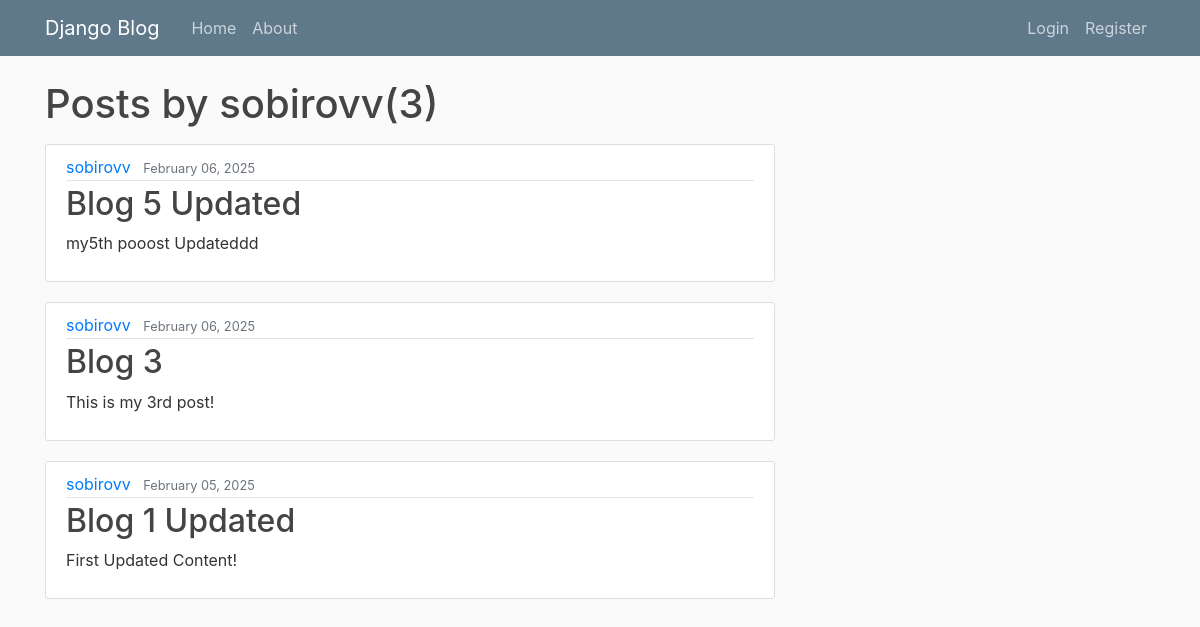
Page /user/sobirovv/ on the earlier database version.
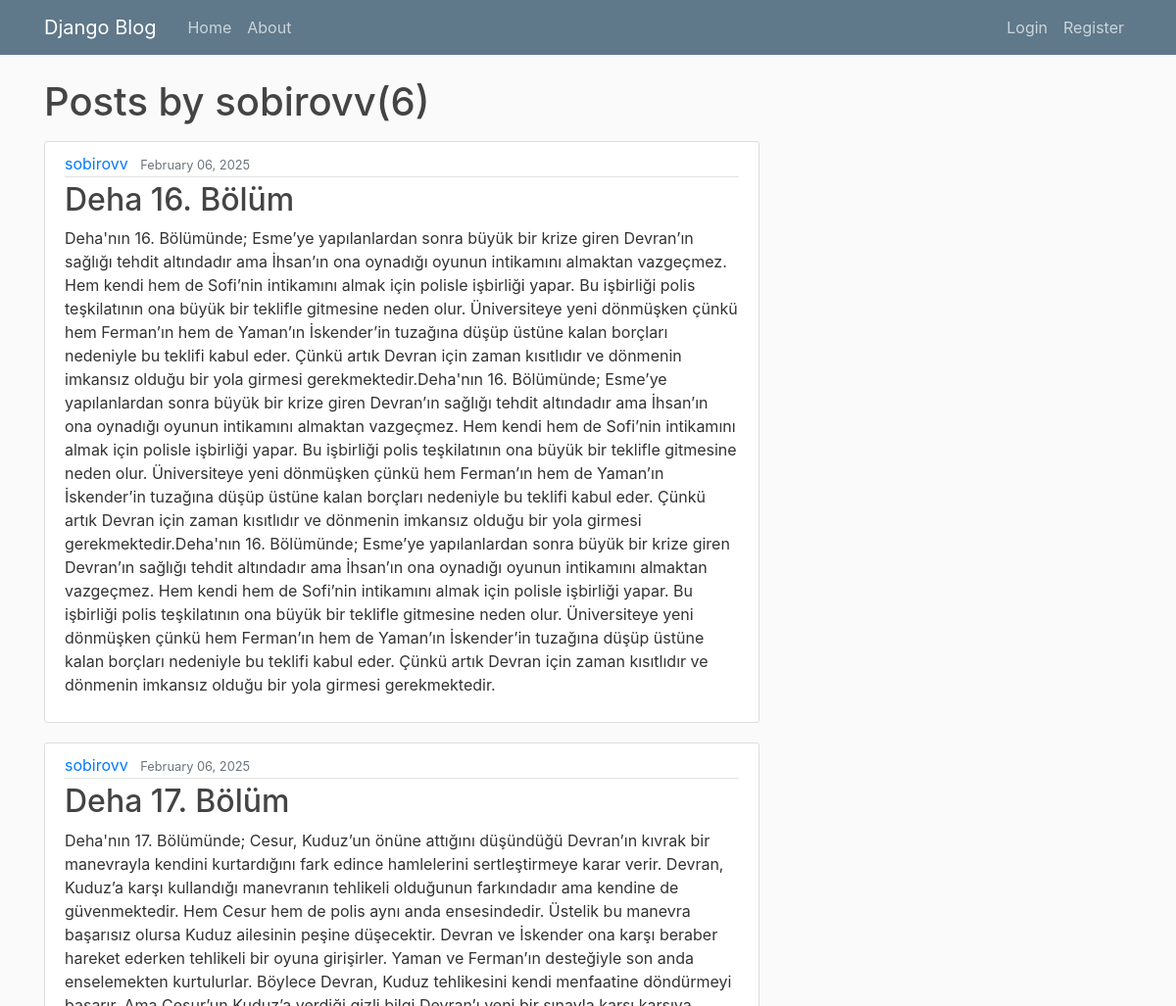
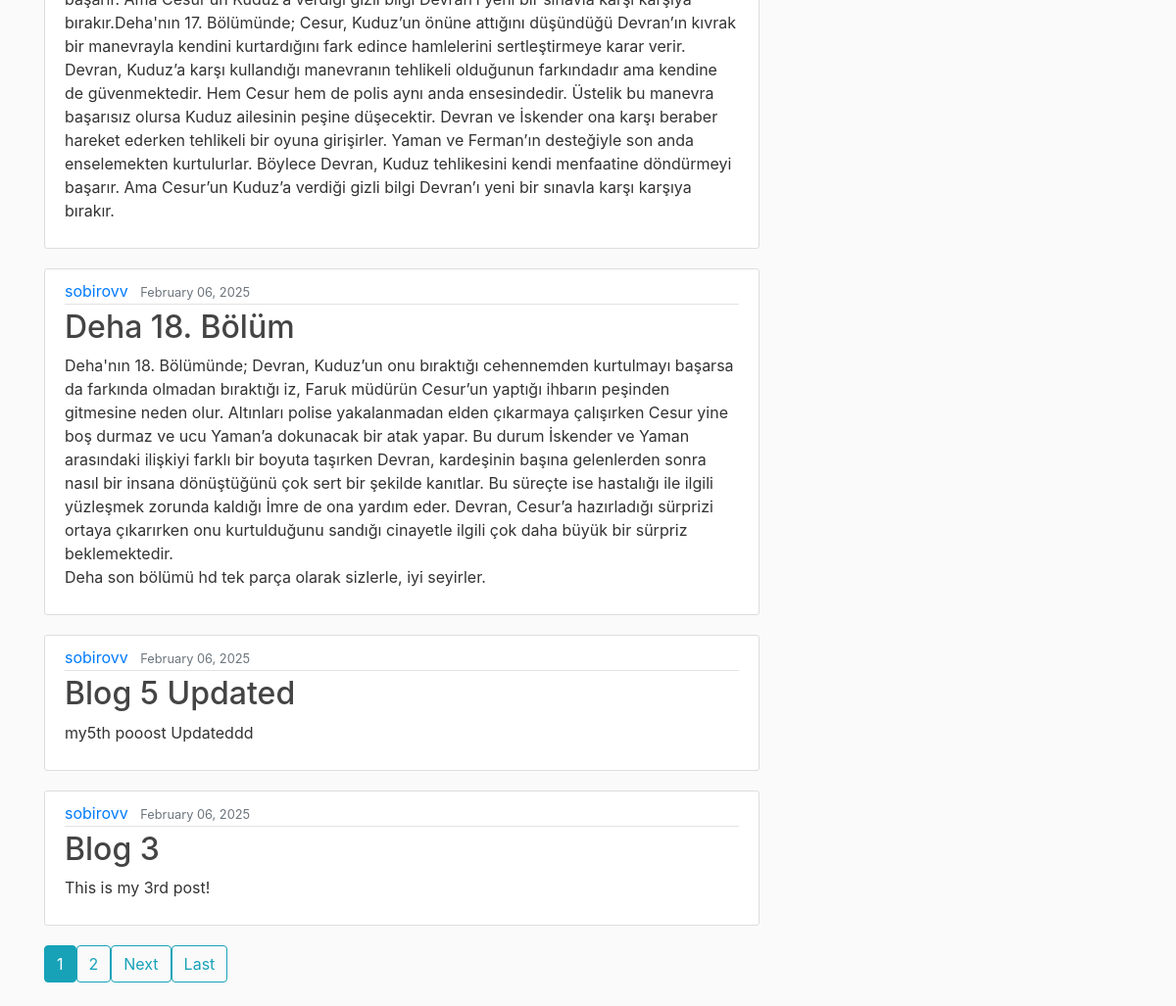
Same page on the later database version (2 pictures, top to bottom).
### blog/models.py (models this page shows, shortened)
class Post(models.Model):
    title = models.CharField(max_length=100)
    content = models.TextField()
    date_posted = models.DateTimeField(default=timezone.now) # it populates with current timeif we dont provide anything
    author = models.ForeignKey(User,on_delete=models.CASCADE)

### blog/views.py (the view)
# urls.py: path('user/<str:username>/', UserPostListView.as_view(), name='user-posts'),
class UserPostListView(ListView):
    model = Post
    template_name = 'blog/user_posts.html'  # This template should be created
    context_object_name = 'posts'
    paginate_by = 5
    def get_queryset(self):
        user = get_object_or_404(User, username=self.kwargs.get('username'))
        return Post.objects.filter(author=user).order_by('-date_posted')

### blog/templates/blog/user_posts.html (shortened to what this page needs)
{% extends "blog/base.html" %}
{% block content %}
    <h1 class="mb-3">Posts by {{ view.kwargs.username }}({{ page_obj.paginator.count }})</h1>
    {% for post in posts %}
        <article class="media content-section">
          <div class="media-body">
            <div class="article-metadata">
              <a class="mr-2" href="{% url 'user-posts' post.author.username %}">{{ post.author }}</a>
              <small class="text-muted">{{ post.date_posted|date:"F d, Y" }}</small>
            </div>
            <h2><a class="article-title" href="{% url 'post-detail' post.id %}">{{ post.title }}</a></h2>
            <p class="article-content">{{ post.content }}</p>
          </div>
        </article>
    {% empty %}
        <p>No posts found.</p>
    {% endfor %}
    {% if is_paginated %}
      <div class="pagination">
        {% for num in page_obj.paginator.page_range %}
          {% if page_obj.number and num == page_obj.number %}
            <a class="btn btn-info mb-4" href="?page={{ num }}">{{ num }}</a>
          {% elif page_obj.number and num > page_obj.number|add:"-3" and num < page_obj.number|add:"3" %}
            <a class="btn btn-outline-info mb-4" href="?page={{ num }}">{{ num }}</a>
          {% endif %}
        {% endfor %}
        {% if page_obj.has_next %}
          <a class="btn btn-outline-info mb-4" href="?page={{ page_obj.next_page_number }}">Next</a>
          <a class="btn btn-outline-info mb-4" href="?page={{ page_obj.paginator.num_pages }}">Last</a>
        {% endif %}
      </div>
    {% endif %}
{% endblock content %}

Differences in the rows shown:
no longer on this page (row unchanged): Post: author "sobirovv", date_posted "February 05, 2025", title "Blog 1 Updated", content "First Updated Content!"
added Post: author "sobirovv", date_posted "February 06, 2025", title "Deha 16. Bölüm", content "Deha'nın 16. Bölümünde; Esme’ye yapılanlardan sonra büyük bir krize giren Devran’ın sağlığı tehdit altındadır ama İhsan’ın ona oynadığı oyunun intikamını almaktan vazgeçmez. Hem kendi hem de Sofi’nin intikamını almak için polisle işbirliği yapar. Bu işbirliği polis teşkilatının ona büyük bir teklifle gitmesine neden olur. Üniversiteye yeni dönmüşken çünkü hem Ferman’ın hem de Yaman’ın İskender’in tuzağına düşüp üstüne kalan borçları nedeniyle bu teklifi kabul eder. Çünkü artık Devran için zaman kısıtlıdır ve dönmenin imkansız olduğu bir yola girmesi gerekmektedir.Deha'nın 16. Bölümünde; Esme’ye yapılanlardan sonra büyük bir krize giren Devran’ın sağlığı tehdit altındadır ama İhsan’ın ona…"
added Post: author "sobirovv", date_posted "February 06, 2025", title "Deha 17. Bölüm", content "Deha'nın 17. Bölümünde; Cesur, Kuduz’un önüne attığını düşündüğü Devran’ın kıvrak bir manevrayla kendini kurtardığını fark edince hamlelerini sertleştirmeye karar verir. Devran, Kuduz’a karşı kullandığı manevranın tehlikeli olduğunun farkındadır ama kendine de güvenmektedir. Hem Cesur hem de polis aynı anda ensesindedir. Üstelik bu manevra başarısız olursa Kuduz ailesinin peşine düşecektir. Devran ve İskender ona karşı beraber hareket ederken tehlikeli bir oyuna girişirler. Yaman ve Ferman’ın desteğiyle son anda enselemekten kurtulurlar. Böylece Devran, Kuduz tehlikesini kendi menfaatine döndürmeyi başarır. Ama Cesur’un Kuduz’a verdiği gizli bilgi Devran’ı yeni bir sınavla karşı karşıya…"
added Post: author "sobirovv", date_posted "February 06, 2025", title "Deha 18. Bölüm", content "Deha'nın 18. Bölümünde; Devran, Kuduz’un onu bıraktığı cehennemden kurtulmayı başarsa da farkında olmadan bıraktığı iz, Faruk müdürün Cesur’un yaptığı ihbarın peşinden gitmesine neden olur. Altınları polise yakalanmadan elden çıkarmaya çalışırken Cesur yine boş durmaz ve ucu Yaman’a dokunacak bir atak yapar. Bu durum İskender ve Yaman arasındaki ilişkiyi farklı bir boyuta taşırken Devran, kardeşinin başına gelenlerden sonra nasıl bir insana dönüştüğünü çok sert bir şekilde kanıtlar. Bu süreçte ise hastalığı ile ilgili yüzleşmek zorunda kaldığı İmre de ona yardım eder. Devran, Cesur’a hazırladığı sürprizi ortaya çıkarırken onu kurtulduğunu sandığı cinayetle ilgili çok daha büyük bir sürpriz…"
Other differences:
{{ page_obj.paginator.count }}: "3" → "6"
new list line: "1"
new list line: "2"
text now shown: "Next Last"
